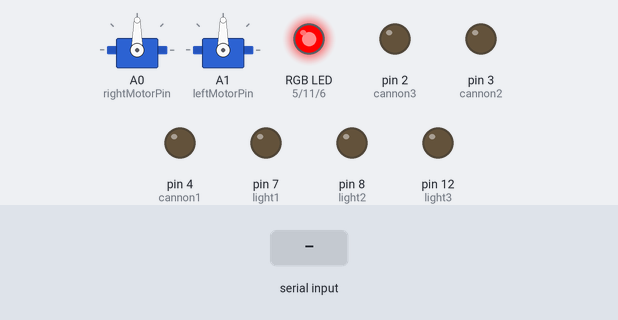
The sketch below on a simulated Arduino Uno, built with avr-gcc and run on an emulated ATmega328P. On the bench: 2 × servo, an RGB LED mixed from three pins (HIGH = lit), output pins drawn as LEDs (lit = HIGH). Inputs (shaded band) come from the test bench. Dim RGB values are drawn brighter than linear; random numbers use the default seed unless the sketch sets one.

Above: at 1.2 s.
1.3 s: "<90,45,200>" received over Serial
At 1.45 s:
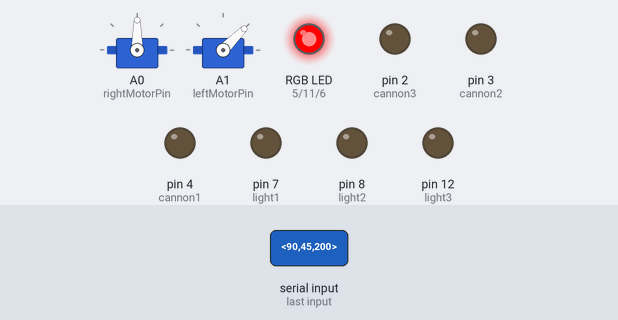
3.0 s: "<30,150,10>" received over Serial
At 3.15 s:
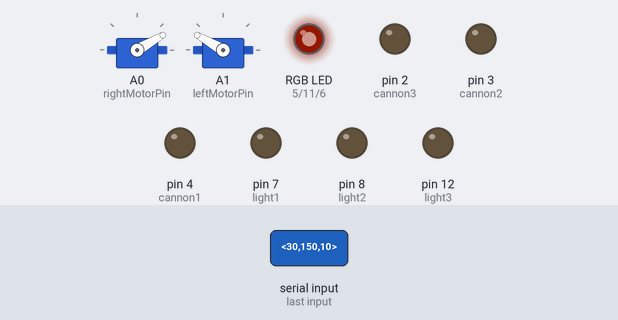
5.2 s: "<90,45>" received over Serial
At 6.3 s:
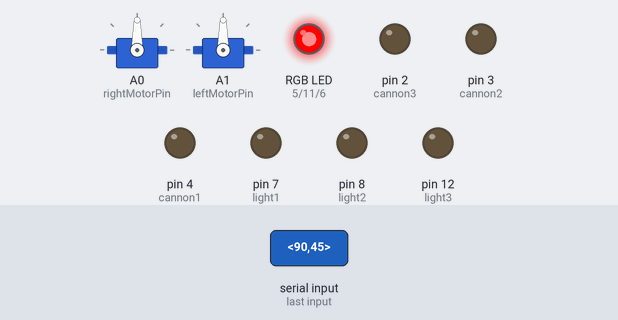
6.8 s: "<30,150>" received over Serial
At 6.87 s:
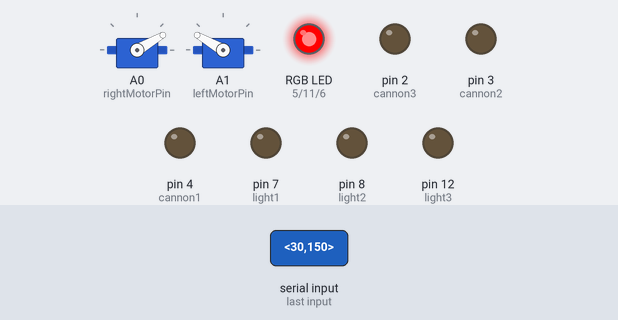
8.4 s: "<90,45,200,10>" received over Serial
At 8.55 s:
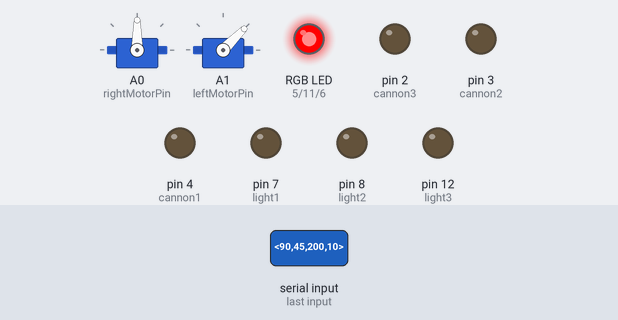
9.9 s: "<30,150,10,200>" received over Serial
At 10.05 s:
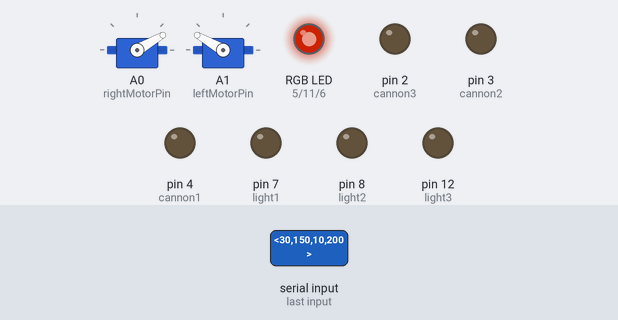
Timing chart, 0 to 12.9 s (numbered marks = the images above; inputs shaded):
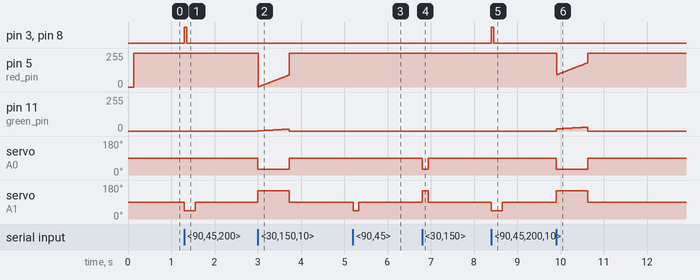

Measured:
- after the input at 1.3 s, pin 3 (cannon2), pin 8 (light2): LOW → HIGH at once, → LOW 0.05 s later; servo on A1 (leftMotorPin): 90° → 45° at once, → 90° 0.25 s later
- after the input at 3.0 s, pin 11 (green_pin): rises from 0/255 to 15/255 in 0.70 s, then falls to 0/255 in 0.03 s; servo on A0 (rightMotorPin): 90° → 30° at once, → 90° 0.73 s later; servo on A1 (leftMotorPin): 90° → 150° at once, → 90° 0.73 s later
- after the input at 5.2 s, servo on A1 (leftMotorPin): 90° → 45° at once, → 90° 0.14 s later
- after the input at 6.8 s, servo on A0 (rightMotorPin): 90° → 30° at once, → 90° 0.14 s later; servo on A1 (leftMotorPin): 90° → 150° at once, → 90° 0.14 s later
- after the input at 8.4 s, pin 3 (cannon2), pin 8 (light2): LOW → HIGH at once, → LOW 0.05 s later; servo on A1 (leftMotorPin): 90° → 45° at once, → 90° 0.25 s later
- after the input at 9.9 s, pin 11 (green_pin): rises from 0/255 to 30/255 in 0.72 s, then falls to 0/255 in 0.01 s; servo on A0 (rightMotorPin): 90° → 30° at once, → 90° 0.73 s later; servo on A1 (leftMotorPin): 90° → 150° at once, → 90° 0.73 s later

The sketch:

Reciever_NEW.ino
```cpp
// Created by Kyle DuFrene, June 12, 2018

#include <Arduino.h>
#include <Servo.h>
#include <elapsedMillis.h>

elapsedMillis elapsedTime;
Servo right_motor;
Servo left_motor;

// Constants -- pin locations
const int red_pin = 5;
const int green_pin = 11;
const int blue_pin = 6;
const int cannon1 = 4;
const int cannon2 = 3;
const int cannon3 = 2;
const int light1 = 7;
const int light2 = 8;
const int light3 = 12;
const int rightMotorPin = A0;
const int leftMotorPin = A1;
//const int tx = 1; //These connect to XBee. May currently be switched, also don't really matter if written in code
//const int rx = 0;


//Message variables
int counter = 0;
bool started = false; //True: Message is started
bool ended   = false; //True: Message is finished
char incomingByte ; //Variable to store the incoming byte
char msg[10];    //Message - array from 0 to 10
byte index;     //Index of array
String str;


//Drive variables
int rightSpeed = 90;
int leftSpeed = 90;


//Light variables
boolean firstTime = true;
boolean firstStep = true;
boolean first = true;
boolean second = false;
boolean third = false;
boolean fourth = false;
boolean fifth = false;
boolean sixth = false;
boolean seventh = false;
boolean eighth = false;
int i = 0;
int previousTime;
long randNumber;
int lightSetting = 0;


// Light combinations
int black[3]  = { 0, 0, 0 };
int white[3]  = { 255, 200, 50 };
int red[3]    = { 255, 0, 0 };
int green[3]  = { 0, 255, 0 };
int blue[3]   = { 0, 0, 255 };
int yellow[3] = { 255, 200, 0 };
int dimWhite[3] = { 200, 100, 25 };
int pink[3] = { 255, 0, 10 };
int lightPink[3] = { 255, 10, 10 };
int purple[3] = { 255, 0, 255 };
int orange[3] = { 255, 40, 0 };
int lightBlue[3] = { 255, 255, 255};


int R;
int G;
int B;
int stepR;
int stepG;
int stepB;
int redVal = black[0]; // Set initial color
int greenVal = black[1];
int blueVal = black[2];
int prevRed = redVal; // Initialize color variables
int prevGreen = greenVal;
int prevBlue = blueVal;
int previousLights = 0;


void setup() {

  //Start the serial communication
  Serial.begin(57600); //Baud rate same as is on xBee module
  right_motor.attach(rightMotorPin);
  left_motor.attach(leftMotorPin);
  right_motor.write(90);
  left_motor.write(90);
  pinMode(cannon1, OUTPUT);
  pinMode(cannon2, OUTPUT);
  pinMode(cannon3, OUTPUT);
  pinMode(light1, OUTPUT);
  pinMode(light2, OUTPUT);
  pinMode(light3, OUTPUT);
  pinMode(red_pin, OUTPUT);   // sets the pins as output
  pinMode(green_pin, OUTPUT);
  pinMode(blue_pin, OUTPUT);
  digitalWrite(cannon1, LOW);
  digitalWrite(cannon2, LOW);
  digitalWrite(cannon3, LOW);
  digitalWrite(light1, LOW);
  digitalWrite(light2, LOW);
  digitalWrite(light3, LOW);


}

void loop() {

//analogWrite(green_pin, 255);
  if (Serial.available() == 0)
  {
  serialUnavailable();
  } else
  {
  readMessages();
  }


  if(started && ended)
  {

     str = msg;
     //lightSetting = msg[7].toInt();
   drive(str.substring(0, 3),str.substring(3, 6));
   //Serial.println(str);

    launch((str.substring(6, 7)).toInt());


   index = 0;
   msg[index] = '\0';
   started = false;
   ended = false;

 }
    light((str.substring(7, 8)).toInt()); //(str.substring(7, 8)).toInt()
    //Serial.println(str);
}
```

Calculations.ino
```cpp
int calculateStep(int prevValue, int endValue) {
  int step = endValue - prevValue; // What's the overall gap?
  if (step) {                      // If its non-zero,
    step = 1020/step;              //   divide by 1020
  }
  return step;
}

int calculateVal(int step, int val, int i) {

  if ((step) && i % step == 0) { // If step is non-zero and its time to change a value,
    if (step > 0) {              //   increment the value if step is positive...
      val += 1;
    }
    else if (step < 0) {         //   ...or decrement it if step is negative
      val -= 1;
    }
  }
  // Defensive driving: make sure val stays in the range 0-255
  if (val > 255) {
    val = 255;
  }
  else if (val < 0) {
    val = 0;
  }
  return val;
}
```

Communication.ino
```cpp
void readMessages()
{
  while (Serial.available()>0 /*&& !ended*/){
    //Read the incoming byte
    counter = 0;
    incomingByte = Serial.read();
    //Start the message when the '<' symbol is received
    if(incomingByte == '<')
    {
     started = true;
     index = 0;
     msg[index] = '\0'; // Throw away any incomplete packet
   }
   //End the message when the '>' symbol is received
   else if(incomingByte == '>')
   {
     ended = true;
     break; // Done reading - exit from while loop!
   }
   //Read the message!
   else
   {
     if(index < 10) // Make sure there is room
     {
       msg[index] = incomingByte; // Add char to array
       index++;
       msg[index] = '\0'; // Add NULL to end
     }
   }
}
}

void serialUnavailable() {
  counter ++;
  if (counter > 2500)
  {
  msg[0] = '0';
  msg[1] = '9';
  msg[2] = '0';
  msg[3] = '0';
  msg[4] = '9';
  msg[5] = '0';
  msg[6] = '0';
  msg[7] = '9';

  counter = 0;
  started = true;
  ended = true;
  }
}
```

Write.ino
```cpp
void drive(String powerR, String powerL) {
  rightSpeed = powerR.toInt();
  leftSpeed = powerL.toInt();
  right_motor.write(rightSpeed);
  left_motor.write(leftSpeed);
}

void launch(int number) {
  switch (number) {
    case 0:
    break;
  case 1:
    digitalWrite(cannon1, HIGH);
    digitalWrite(light1, HIGH);
    delay(50);
    digitalWrite(cannon1, LOW);
    digitalWrite(light1, LOW);
    break;
 case 2:
    digitalWrite(cannon2, HIGH);
    digitalWrite(light2, HIGH);
    delay(50);
    digitalWrite(cannon2, LOW);
    digitalWrite(light2, LOW);
    break;
 case 3:
    digitalWrite(cannon3, HIGH);
    digitalWrite(light3, HIGH);
    delay(50);
    digitalWrite(cannon3, LOW);
    digitalWrite(light3, LOW);
    break;
  default:
    break;
  }
}

void setColorArray(int colorArray[3]) {
  analogWrite(red_pin, colorArray[0]);
  analogWrite(green_pin, colorArray[1]);
  analogWrite(blue_pin, colorArray[2]);

}
```

crossFade.ino
```cpp
boolean crossFade(int color[3]) {
  if (firstStep)
  {
  R = (color[0]);
  G = (color[1]);
  B = (color[2]);
  stepR = calculateStep(prevRed, R);
  stepG = calculateStep(prevGreen, G);
  stepB = calculateStep(prevBlue, B);
  }

  if (i <= 1020) {
    redVal = calculateVal(stepR, redVal, i);
    greenVal = calculateVal(stepG, greenVal, i);
    blueVal = calculateVal(stepB, blueVal, i);
    i++;
    if (i == 1020) {
      redVal = R;
      greenVal = G;
      blueVal = B;
    }
    analogWrite(red_pin, redVal);   // Write current values to LED pins
    analogWrite(green_pin, greenVal);
    analogWrite(blue_pin, blueVal);
    }
  firstStep = false;
  if (redVal == R && greenVal == G && blueVal == B) {
  prevRed = redVal;
  prevGreen = greenVal;
  prevBlue = blueVal;
  i=0;
    return false;
  } else {
    return true;
  }
}
```

light.ino
```cpp
void light(int option) {
    if (previousLights != option) {
    firstTime = true;
  }
      switch (option) {
  case 1:
  previousLights = 1;
  if (firstTime) {
    elapsedTime = 0;
    firstTime = false;
  }
    if (first && ((elapsedTime - previousTime) > 1)) {
      previousTime = elapsedTime;
      first = crossFade(orange);
      if (!first) {
        Serial.println("Moving to second");
        second = true;
        firstStep = true;
      }
    }
    else if (second && ((elapsedTime - previousTime) > 1)) {
      previousTime = elapsedTime;
      second = crossFade(green);
      if (!second) {
        Serial.println("Moving to third");
        third = true;
        firstStep = true;
      }
    } else if (third && ((elapsedTime - previousTime) > 1)) {
      previousTime = elapsedTime;
      third = crossFade(blue);
      if (!third) {
        Serial.println("Moving to fourth");
        fourth = true;
        firstStep = true;
      }
    } else if (fourth && ((elapsedTime - previousTime) > 1)) {
      previousTime = elapsedTime;
      fourth = crossFade(red);
      if (!fourth) {
        Serial.println("Moving to fifth");
        fifth = true;
        firstStep = true;
      }
    } else if (fifth && ((elapsedTime - previousTime) > 1)) {
      previousTime = elapsedTime;
      fifth = crossFade(purple);
      if (!fifth) {
        Serial.println("Moving to sixth");
        sixth = true;
        firstStep = true;
      }
    } else if (sixth && ((elapsedTime - previousTime) > 1)) {
      previousTime = elapsedTime;
      sixth = crossFade(yellow);
      if (!sixth) {
        Serial.println("Moving to seventh");
        seventh = true;
        firstStep = true;
      }
    } else if (seventh && ((elapsedTime - previousTime) > 1)) {
      previousTime = elapsedTime;
      seventh = crossFade(white);
      if (!seventh) {
        Serial.println("Moving to eighth");
        eighth = true;
        firstStep = true;
      }
    } else if (eighth && ((elapsedTime - previousTime) > 1)) {
      previousTime = elapsedTime;
      eighth = crossFade(pink);
      if (!eighth) {
        Serial.println("Going back to one");
        first = true;
        firstStep = true;
        elapsedTime = 0;
      }
    }


    break;


 case 2: //random color changes every 1/2 second
previousLights = 1;
  if (firstTime) {
    elapsedTime = 0;
    firstTime = false;
  }
  if (elapsedTime > 500) {
    randNumber = random(12);
      switch (randNumber) {
        case 0:
        setColorArray(black);
        break;
        case 1:
        setColorArray(white);
        break;
        case 2:
        setColorArray(red);
        break;
        case 3:
        setColorArray(green);
        break;
        case 4:
        setColorArray(blue);
        break;
        case 5:
        setColorArray(yellow);
        break;
        case 6:
        setColorArray(dimWhite);
        break;
        case 7:
        setColorArray(pink);
        break;
        case 8:
        setColorArray(lightPink);
        break;
        case 9:
        setColorArray(purple);
        break;
        case 10:
        setColorArray(orange);
        break;
        case 11:
        setColorArray(lightBlue);
        break;
        default:
        break;
       }
     elapsedTime = 0;
  }


    break;


 case 3:

    break;


 case 4:
    break;
 case 5:

    break;
 case 6:

    break;
 case 7:

    break;
 case 8:

    break;
 case 9: // Flashing red -- error
 previousLights = 1;
 if (firstTime) {
    elapsedTime = 0;
    firstTime = false;
  }
    if (elapsedTime < 250) {
      setColorArray(red);
      //Serial.println("on!");
    } else if (elapsedTime < 500) {
      setColorArray(black);
      //Serial.println("off!");
    } else {
      elapsedTime = 0;
    }
    break;
  default:
    break;
      }

}
```
